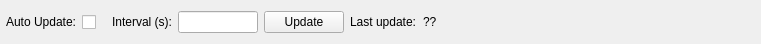
        <widget class="QWidget" name="gridLayoutWidget_6">
         <property name="geometry">
          <rect>
           <x>0</x>
           <y>20</y>
           <width>761</width>
           <height>41</height>
          </rect>
         </property>
         <layout class="QGridLayout" name="gridLayout_7">
          <property name="leftMargin">
           <number>6</number>
          </property>
          <property name="rightMargin">
           <number>6</number>
          </property>
          <item row="0" column="6">
           <widget class="QLabel" name="label_78">
            <property name="sizePolicy">
             <sizepolicy hsizetype="Preferred" vsizetype="Maximum">
              <horstretch>0</horstretch>
              <verstretch>0</verstretch>
             </sizepolicy>
            </property>
            <property name="minimumSize">
             <size>
              <width>0</width>
              <height>20</height>
             </size>
            </property>
            <property name="text">
             <string>Last update:</string>
            </property>
           </widget>
          </item>
          <item row="0" column="0">
           <widget class="QLabel" name="label_31">
            <property name="sizePolicy">
             <sizepolicy hsizetype="Preferred" vsizetype="Fixed">
              <horstretch>0</horstretch>
              <verstretch>0</verstretch>
             </sizepolicy>
            </property>
            <property name="minimumSize">
             <size>
              <width>0</width>
              <height>20</height>
             </size>
            </property>
            <property name="text">
             <string>Auto Update:</string>
            </property>
            <property name="alignment">
             <set>Qt::AlignRight|Qt::AlignTrailing|Qt::AlignVCenter</set>
            </property>
           </widget>
          </item>
          <item row="0" column="7">
           <widget class="QLabel" name="lastUpdate">
            <property name="sizePolicy">
             <sizepolicy hsizetype="Preferred" vsizetype="Maximum">
              <horstretch>0</horstretch>
              <verstretch>0</verstretch>
             </sizepolicy>
            </property>
            <property name="minimumSize">
             <size>
              <width>0</width>
              <height>20</height>
             </size>
            </property>
            <property name="text">
             <string>??</string>
            </property>
           </widget>
          </item>
          <item row="0" column="5">
           <widget class="QPushButton" name="pwrUpdateBtn">
            <property name="sizePolicy">
             <sizepolicy hsizetype="Minimum" vsizetype="Fixed">
              <horstretch>0</horstretch>
              <verstretch>0</verstretch>
             </sizepolicy>
            </property>
            <property name="minimumSize">
             <size>
              <width>0</width>
              <height>20</height>
             </size>
            </property>
            <property name="text">
             <string>Update</string>
            </property>
           </widget>
          </item>
          <item row="0" column="8">
           <spacer name="horizontalSpacer">
            <property name="orientation">
             <enum>Qt::Horizontal</enum>
            </property>
            <property name="sizeHint" stdset="0">
             <size>
              <width>40</width>
              <height>20</height>
             </size>
            </property>
           </spacer>
          </item>
          <item row="0" column="4">
           <widget class="QLineEdit" name="pwrUpdateIntervalEdit">
            <property name="sizePolicy">
             <sizepolicy hsizetype="Fixed" vsizetype="Preferred">
              <horstretch>0</horstretch>
              <verstretch>0</verstretch>
             </sizepolicy>
            </property>
            <property name="maximumSize">
             <size>
              <width>80</width>
              <height>16777215</height>
             </size>
            </property>
           </widget>
          </item>
          <item row="0" column="3">
           <widget class="QLabel" name="label_32">
            <property name="sizePolicy">
             <sizepolicy hsizetype="Preferred" vsizetype="Maximum">
              <horstretch>0</horstretch>
              <verstretch>0</verstretch>
             </sizepolicy>
            </property>
            <property name="minimumSize">
             <size>
              <width>0</width>
              <height>20</height>
             </size>
            </property>
            <property name="text">
             <string>Interval (s):</string>
            </property>
            <property name="alignment">
             <set>Qt::AlignRight|Qt::AlignTrailing|Qt::AlignVCenter</set>
            </property>
           </widget>
          </item>
          <item row="0" column="1">
           <widget class="QCheckBox" name="pwrAutoUpdateSel">
            <property name="sizePolicy">
             <sizepolicy hsizetype="Minimum" vsizetype="Preferred">
              <horstretch>0</horstretch>
              <verstretch>0</verstretch>
             </sizepolicy>
            </property>
            <property name="text">
             <string/>
            </property>
           </widget>
          </item>
          <item row="0" column="2">
           <spacer name="horizontalSpacer_21">
            <property name="orientation">
             <enum>Qt::Horizontal</enum>
            </property>
            <property name="sizeType">
             <enum>QSizePolicy::Fixed</enum>
            </property>
            <property name="sizeHint" stdset="0">
             <size>
              <width>10</width>
              <height>20</height>
             </size>
            </property>
           </spacer>
          </item>
         </layout>
        </widget>
